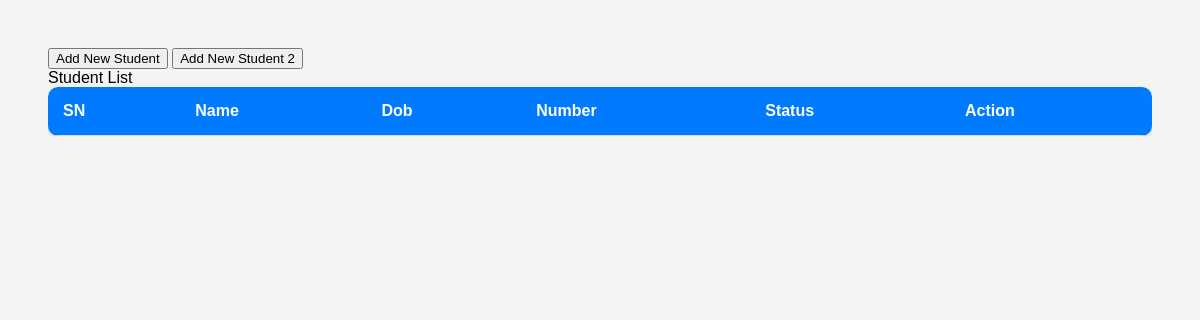
/home/student_list/, run on an earlier commit of the app's database.
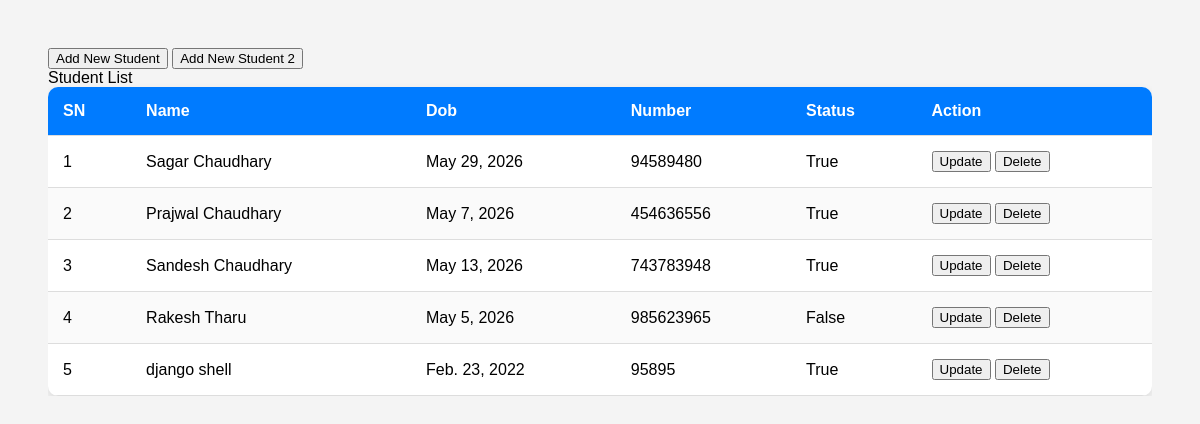
And on a later commit of the database.
### home/models.py (models this page shows, shortened)
class Student(models.Model):
    name = models.CharField(max_length=100,
                            null=True, blank=True,
                            help_text="student full name",
                            verbose_name="Student Name")
    dob = models.DateField()
    number = models.PositiveIntegerField(default=0)
    is_active = models.BooleanField(default=True)
    class Meta:
        db_table = "student" # mathiko table name lai 'student' table ma override garnalai

### home/views.py (the view)
# urls.py: path('student_list/', student_list, name="student"),
def student_list(request):
    student = Student.objects.all()
    context = {
        "student": student
    }
    return render(request,'student/index.html', context)

### home/templates/student/index.html (shortened to what this page needs)
<!DOCTYPE html>
<html lang="en">
<head>
</head>
<body>
  <div class="table-container">
    <a href="/home/student_create2/"><button >Add New Student</button></a>
    <a href="{% url 'create2' %}"> <button >Add New Student 2</button></a><br>
    <th1>Student List</th1>
    <table>
      <thead>
        <tr>
          <th>SN</th>
          <th>Name</th>
          <th>Dob</th>
          <th>Number</th>
          <th>Status</th>
          <th>Action</th>
        </tr>
      </thead>
      <tbody>
        {% for i in student %}
        <tr>
          <td>{{forloop.counter}}</td>
          <td>{{i.name}}</td>
          <td>{{i.dob}}</td>
          <td>{{i.number}}</td>
          <td>{{i.is_active}}</td>
          <td><a href="{% url 'update' i.id %}"><button >Update</button></a>
              <a href="{% url "delete" i.id %}"><button >Delete</button></a>
          </td>
        </tr>
        {% endfor %}
      </tbody>
    </table>
  </div>
</body>
</html>

What changed in the data, as far as the page shows it:
added Student: name "Sagar Chaudhary", dob "May 29, 2026", number "94589480", is_active "True"
added Student: name "Prajwal Chaudhary", dob "May 7, 2026", number "454636556", is_active "True"
added Student: name "Sandesh Chaudhary", dob "May 13, 2026", number "743783948", is_active "True"
added Student: name "Rakesh Tharu", dob "May 5, 2026", number "985623965", is_active "False"
added Student: name "django shell", dob "Feb. 23, 2022", number "95895", is_active "True"
